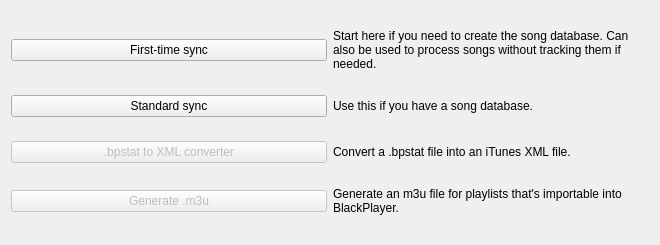
<?xml version="1.0" encoding="UTF-8"?>
<ui version="4.0">
 <class>MainMenuWindow</class>
 <widget class="QWidget" name="MainMenuWindow">
  <property name="geometry">
   <rect>
    <x>0</x>
    <y>0</y>
    <width>660</width>
    <height>245</height>
   </rect>
  </property>
  <property name="sizePolicy">
   <sizepolicy hsizetype="Fixed" vsizetype="Fixed">
    <horstretch>0</horstretch>
    <verstretch>0</verstretch>
   </sizepolicy>
  </property>
  <property name="windowTitle">
   <string>bpsync</string>
  </property>
  <layout class="QGridLayout" name="gridLayout">
   <item row="0" column="0">
    <widget class="QPushButton" name="launch_first_button">
     <property name="maximumSize">
      <size>
       <width>16777215</width>
       <height>16777215</height>
      </size>
     </property>
     <property name="text">
      <string>First-time sync</string>
     </property>
    </widget>
   </item>
   <item row="0" column="1">
    <widget class="QLabel" name="label">
     <property name="text">
      <string>Start here if you need to create the song database. Can also be used to process songs without tracking them if needed.</string>
     </property>
     <property name="wordWrap">
      <bool>true</bool>
     </property>
    </widget>
   </item>
   <item row="1" column="0">
    <widget class="QPushButton" name="launch_std_button">
     <property name="text">
      <string>Standard sync</string>
     </property>
    </widget>
   </item>
   <item row="1" column="1">
    <widget class="QLabel" name="label_2">
     <property name="text">
      <string>Use this if you have a song database.</string>
     </property>
     <property name="wordWrap">
      <bool>true</bool>
     </property>
    </widget>
   </item>
   <item row="2" column="0">
    <widget class="QPushButton" name="launch_bpstat_button">
     <property name="enabled">
      <bool>false</bool>
     </property>
     <property name="text">
      <string>.bpstat to XML converter</string>
     </property>
    </widget>
   </item>
   <item row="2" column="1">
    <widget class="QLabel" name="label_3">
     <property name="text">
      <string>Convert a .bpstat file into an iTunes XML file.</string>
     </property>
     <property name="wordWrap">
      <bool>true</bool>
     </property>
    </widget>
   </item>
   <item row="3" column="0">
    <widget class="QPushButton" name="launch_m3u_button">
     <property name="enabled">
      <bool>false</bool>
     </property>
     <property name="text">
      <string>Generate .m3u</string>
     </property>
    </widget>
   </item>
   <item row="3" column="1">
    <widget class="QLabel" name="label_4">
     <property name="text">
      <string>Generate an m3u file for playlists that's importable into BlackPlayer.</string>
     </property>
     <property name="wordWrap">
      <bool>true</bool>
     </property>
    </widget>
   </item>
  </layout>
 </widget>
 <resources/>
 <connections/>
</ui>
